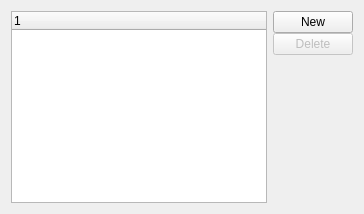
           <widget class="QWidget" name="_substitutesPage">
            <layout class="QGridLayout">
             <item row="0" column="0">
              <widget class="XTreeWidget" name="_itemtrans"/>
             </item>
             <item row="0" column="1">
              <layout class="QVBoxLayout">
               <property name="spacing">
                <number>0</number>
               </property>
               <item>
                <widget class="QPushButton" name="_newTransform">
                 <property name="text">
                  <string>New</string>
                 </property>
                </widget>
               </item>
               <item>
                <widget class="QPushButton" name="_deleteTransform">
                 <property name="enabled">
                  <bool>false</bool>
                 </property>
                 <property name="text">
                  <string>Delete</string>
                 </property>
                </widget>
               </item>
               <item>
                <spacer>
                 <property name="orientation">
                  <enum>Qt::Vertical</enum>
                 </property>
                 <property name="sizeType">
                  <enum>QSizePolicy::Expanding</enum>
                 </property>
                 <property name="sizeHint" stdset="0">
                  <size>
                   <width>10</width>
                   <height>0</height>
                  </size>
                 </property>
                </spacer>
               </item>
              </layout>
             </item>
            </layout>
           </widget>
